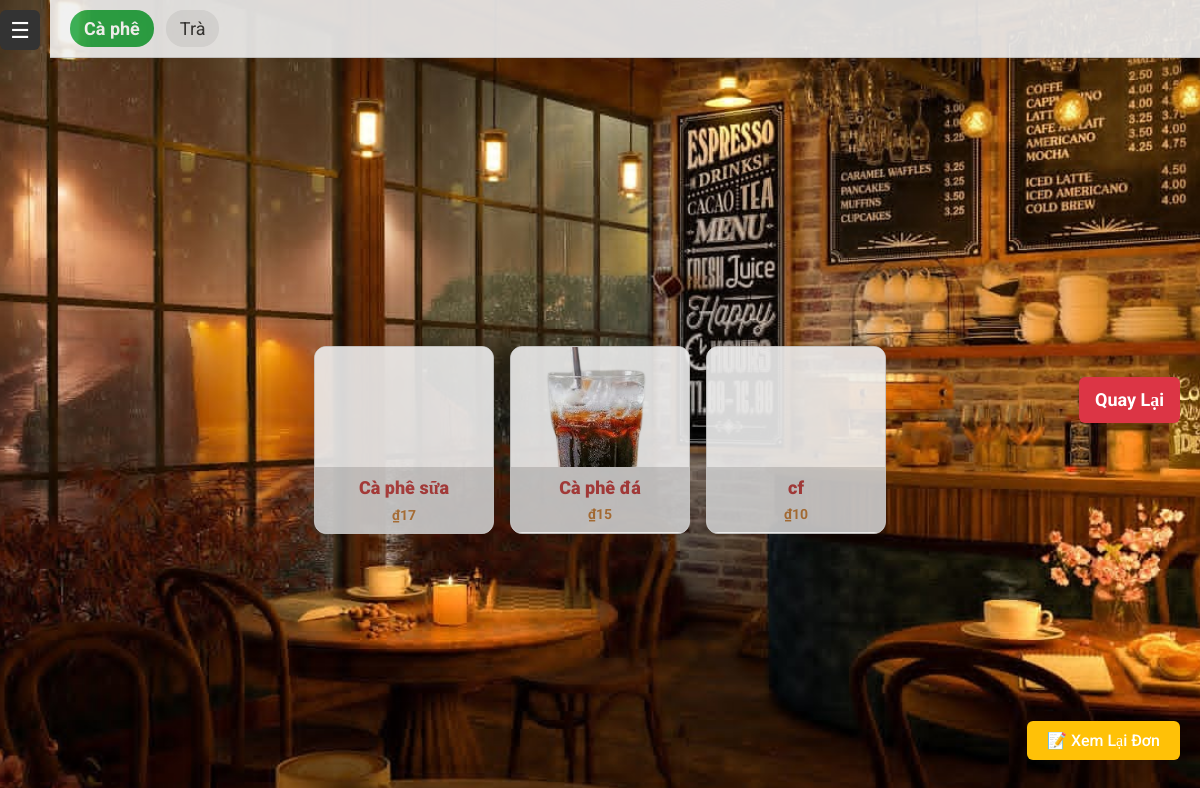
Page /take_away_order.php (signed in) on the earlier database version.
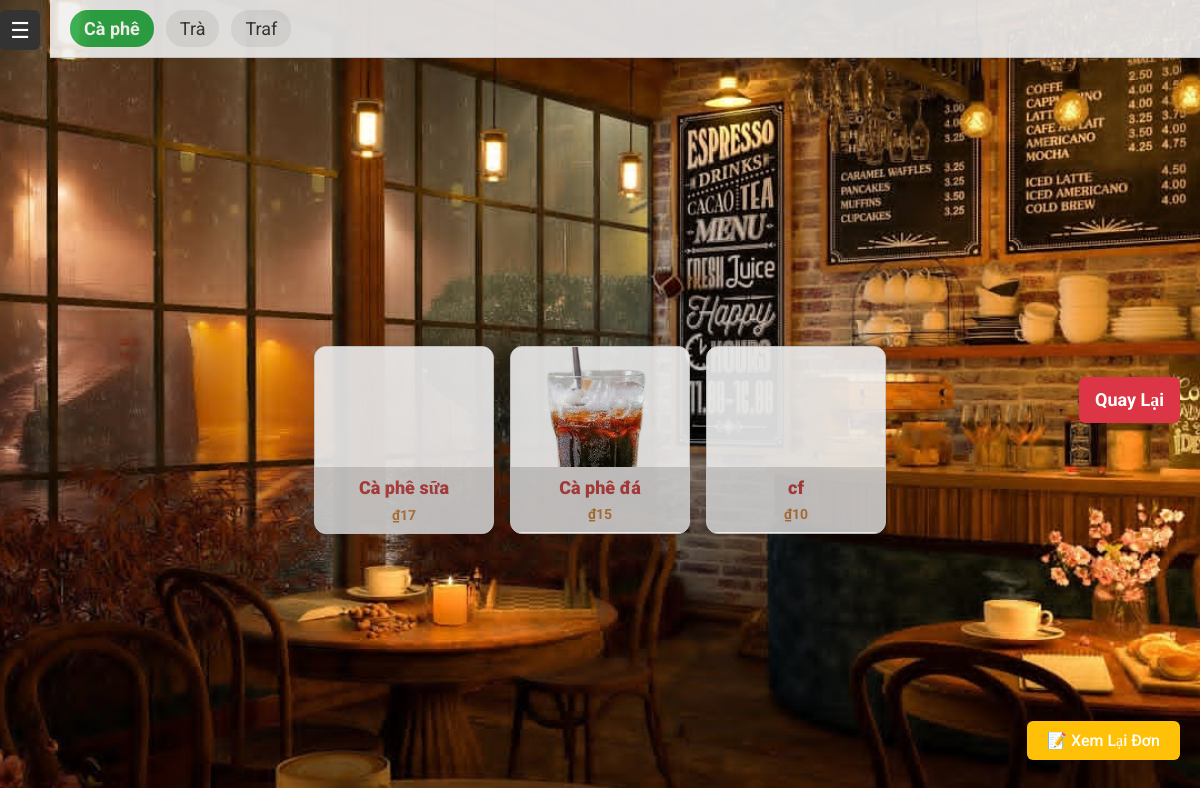
Same page on the later database version.
### tables this page shows
CREATE TABLE `product_categories` (
  `id` int(11) NOT NULL,
  `name` varchar(100) NOT NULL,
  `deleted` int(11) NOT NULL DEFAULT 0
);

CREATE TABLE `products` (
  `id` int(11) NOT NULL,
  `name` varchar(255) NOT NULL,
  `category` varchar(255) NOT NULL,
  `price` decimal(10,2) NOT NULL,
  `options` varchar(255) NOT NULL,
  `description` varchar(255) NOT NULL,
  `deleted` tinyint(1) NOT NULL DEFAULT 0,
  `active` tinyint(4) DEFAULT 1,
  `image` varchar(255) DEFAULT NULL
);

### take_away_order.php (the view, shortened to what this page needs)
<?php
require_once 'config.php';
$categories_result = $connection->query("SELECT * FROM product_categories");
$categories = $categories_result->fetch_all(MYSQLI_ASSOC);
$current_category_id = isset($_GET['category']) ? intval($_GET['category']) : ($categories[0]['id'] ?? null);
$products = [];
if ($current_category_id) {
    $stmt = $connection->prepare("SELECT * FROM products WHERE category = ? AND deleted = 0");
    $stmt->bind_param("i", $current_category_id);
    $stmt->execute();
    $products_result = $stmt->get_result();
    $products = $products_result->fetch_all(MYSQLI_ASSOC);
}
?>
<!DOCTYPE html>
<html lang="en">
<head>
    <link rel="stylesheet" href="style.css">
    <link rel="stylesheet" href="waiter_ordering.css">
</head>
<body>
    <?php include 'sidebar.php'; ?>
    <div class="top-category-bar" style="position: fixed; top: 0; left: 50px; right: 0; background: #f0f0f0; padding: 10px 20px; display: flex; align-items: center; justify-content: space-between; z-index: 1000; border-bottom: 1px solid #ccc;">
        <div style="display: flex; gap: 12px; overflow-x: auto;">
            <?php foreach ($categories as $cat): ?>
                <a href="take_away_order.php?category=<?=$cat['id']?>"
                    style="
                        padding: 8px 14px;
                        border-radius: 18px;
                        text-decoration: none;
                        white-space: nowrap;
                        background-color: <?= ($current_category_id == $cat['id']) ? '#28a745' : '#e0e0e0' ?>;
                        color: <?= ($current_category_id == $cat['id']) ? 'white' : '#333' ?>;
                        font-weight: <?= ($current_category_id == $cat['id']) ? 'bold' : 'normal' ?>;
                    ">
                    <?= htmlspecialchars($cat['name']) ?>
                </a>
            <?php endforeach; ?>
        </div>
    </div>
    <div class="product-grid" style="display: flex; flex-wrap: wrap; margin-top: 80px; gap: 16px; padding: 20px;">
        <?php foreach ($products as $product): ?>
            <div class="product-card"
                onclick="openOptionsPopup(<?= htmlspecialchars(json_encode($product)) ?>)">
                <div class="product-block">
                    <img src="<?= htmlspecialchars($product['image'] ?? 'placeholder.png') ?>" alt=""
                        style="max-height: 100%; max-width: 100%;">
                </div>
                <div class="text-block" style="padding: 10px;">
                    <h4 style="margin: 0 0 8px;"><?= htmlspecialchars($product['name']) ?></h4>
                    <p style="margin: 0; font-weight: bold;">₫<?= number_format($product['price']) ?></p>
                </div>
            </div>
        <?php endforeach; ?>
    </div>
    <div class="review-order-btn-container">
        <button onclick="openReview()" class="review-btn">📝 Xem Lại Đơn</button>
    </div>
    <a href="waiter.php"
        style="
            position: fixed;
            right: 20px;
            top: 50%;
            transform: translateY(-50%);
            background: #dc3545;
            color: white;
            padding: 12px 16px;
            border-radius: 6px;
            text-decoration: none;
            font-weight: bold;
            z-index: 1001;
        ">
        Quay Lại
    </a>
</body>
</html>

### sidebar.php (shortened to what this page needs)
<div id="sidebar" class="sidebar">
    <button class="toggle-btn" onclick="toggleSidebar()">☰</button>
</div>

### style.css (style rules this page uses)
* { margin: 0; padding: 0; box-sizing: border-box; font-family: "Roboto", serif; }
body { display: flex; justify-content: center; align-items: center; min-height: 100vh; background: #FBDB93; font-size: 18px; color: white; background-image: url("uploads/admin-page.jpg"); background-color: transparent; background-attachment: fixed; background-repeat: no-repeat; background-position: center; background-size: cover; }
button { width: 100%; padding: 12px; background: lightblue; border-radius: 6px; border: None; outline: None; font-size: 16px; color: white; margin-bottom: 20px; font-weight: 500; cursor: pointer; transition: 0.8s; }
p { font-size: 14px; text-align: center; margin-bottom: 10px; }
.sidebar { position: fixed; top: 10px; left: -250px; width: 250px; height: 100%; background-color: #333; color: white; transition: left 0.3s ease; padding-top: 20px; z-index: 1001; }
.sidebar .toggle-btn { position: absolute; top: 0; left: 100%; width: 40px; height: 40px; background-color: #333; color: white; border: none; cursor: pointer; display: flex; align-items: center; justify-content: flex-end; padding-right: 10px; font-size: 22px; z-index: 1001; transition: left 0.3s ease; }
.product-card { width: 180px; opacity: 0.9; border: 1px solid #ccc; border-radius: 12px; overflow: hidden; cursor: pointer; background:#fff; }
.product-card .product-block { width: 100%; padding: 0; margin: 0; overflow: hidden; }
.product-card .text-block { background: rgba(200,200,200); text-align: center; opacity: 0.9; }
.product-card .product-block img { display: block; width: 100%; height: auto; object-fit: cover; }
.text-block { background: rgb(253, 168, 12); opacity: 1; transition: 0.5s; }
.text-block h4 { text-align: center; font-size: 1; font-weight: 900; }
.text-block p { text-align: center; color: #A86523; font-size: 14px; }
.product-block { height: 120px; background: #eee; display: flex; align-items: center; justify-content: center }
.top-category-bar { display: flex; overflow-x: auto; background: #f2f2f2; padding: 10px; border-bottom: 2px solid #ccc; gap: 10px; }
.top-category-bar { position: fixed; top: 0; left: 50px; right: 0; background: #dddddd; opacity: 0.9; padding: 10px 20px; display: flex; align-items: center; border-bottom: 1px solid #ccc; z-index: 1000; }
h4 { color: brown; }

### waiter_ordering.css (style rules this page uses)
.top-category-bar { position: fixed; top: 0; left: 0; right: 0; background: #f8f9fa; padding: 10px 20px; display: flex; justify-content: center; border-bottom: 1px solid #ccc; z-index: 1000; }
.review-order-btn-container { position: fixed; bottom: 20px; right: 20px; }
.review-btn { background: #ffc107; padding: 10px 20px; font-size: 16px; border: none; border-radius: 6px; }

### take_away_order.php (style rules this page uses)
body { background-image: url("uploads/waiter-page.jpg"); background-color: transparent; background-repeat: no-repeat; background-position: center; background-size: cover; }

Differences in the rows shown:
added product_categories: name "Traf"
